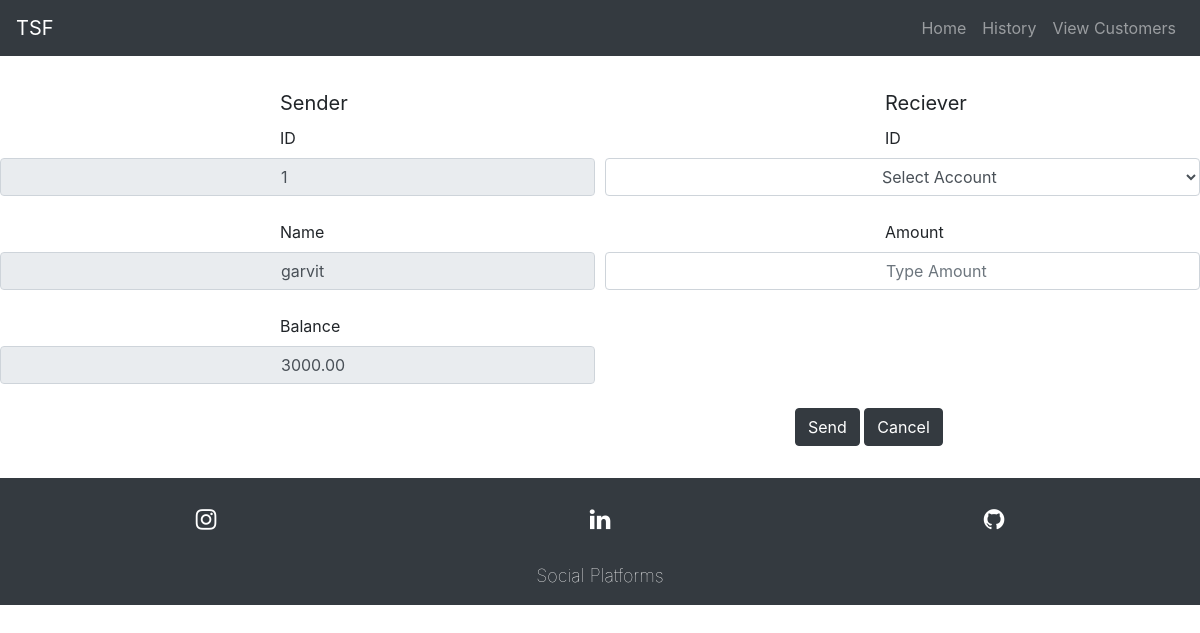
/transfer.php?ID=1, run on the app's committed database.
### tables this page shows
CREATE TABLE `customer` (
  `ID` int(255) NOT NULL,
  `Name` varchar(255) NOT NULL,
  `Email` varchar(255) NOT NULL,
  `Balance` decimal(10,2) NOT NULL
);

### transfer.php (the view, shortened to what this page needs)
<!doctype html>
<html lang="en">
<?php
    include("functions.php");
?>
<head>
  <link rel="stylesheet" href="https://maxcdn.bootstrapcdn.com/bootstrap/4.5.2/css/bootstrap.min.css">
    <link rel="stylesheet" href="https://cdnjs.cloudflare.com/ajax/libs/font-awesome/4.7.0/css/font-awesome.min.css">
    <link rel="stylesheet" type="text/css" href="css/style.css">
</head>
<body>
<nav class="navbar navbar-expand-lg navbar-dark bg-dark">
  <a class="navbar-brand" href="#">TSF</a>
  <div class="collapse navbar-collapse" id="navbarSupportedContent">
    <ul class="navbar-nav ml-auto">
    <li class="nav-item">
        <a class="nav-link" href="index.php">Home </a>
      </li>
      <li class="nav-item">
        <a class="nav-link" href="history.php">History </a>
      </li>
      <li class="nav-item">
        <a class="nav-link" href="customers.php">View Customers </a>
      </li>
    </ul>
  </div>
</nav>
          <?php
               if(isset($_GET['ID'])) {
                  $c_ID = $_GET['ID'];
                  $get = "select * from customer where id='$c_ID'";
                  $result = mysqli_query($conn, $get);
                  $set = mysqli_fetch_array($result);
                  $ID = $set['ID'];
                  $Name = $set['Name'];
                  $Balance = $set['Balance'];
                  echo"
                      <form action='transfer.php?ID=$c_ID' method='post' enctype='multipart/form-data'>
                      <div class='form-row'>
                        <div class='col-lg-6 col-md-6 col-sm-12 mb-3 mx-auto col1'>
                          <label for='from' style='font-size: 20px;padding-left:35vh;padding-top:4vh;'>Sender</label>
                            <br>
                                  <label for='Sender_Account' style='padding-left:35vh;'>ID</label>
                                  <input type='number' class='form-control' name='Sender_Account' style='padding-left:35vh;' value='$ID' readonly>
                                    <br>
                                  <label for='Sender_Name' style='padding-left:35vh;'>Name</label>
                                  <input type='text' class='form-control' name='Sender_Name' style='padding-left:35vh;' value='$Name' readonly>
                                    <br>
                                  <label for='curr_bal' style='padding-left:35vh;'>Balance</label>
                                  <input type='number' class='form-control' style='padding-left:35vh;' name='curr_bal' value='$Balance' readonly>
                        </div>
                        <div class='col-lg-6 col-md-6 col-sm-12 mb-3 mx-auto col2'>
                             <label for='to' style='font-size: 20px;padding-left:35vh;padding-top:4vh;'>Reciever</label>
                                <br>
                                  <label for='Reciever' style='padding-left:35vh;'>ID</label>
                                  <select class='form-control' style='padding-left:34vh;' name='Reciever' required>
                                      <option value='0'>Select Account</option>
                                ";
                                      echo"
                                  </select>
                              <br>
                                  <label for='Amount' style='padding-left:35vh;'>Amount</label>
                                  <input type='number' class='form-control' style='padding-left:35vh;' name='Amount' placeholder='Type Amount' required>
                          </div>
                      </form>
                      <center>
                      <button type='submit' class='btn btn-dark' style='margin-left:100vh;' name='transfer'>Send</button>
                      <button class='btn btn-dark my-2'>
                                      <a href='customers.php' style='text-decoration: none; color:white;'>Cancel</a>
                                  </button>
                    </div>
                  ";
              }
          ?>
      <footer>
    <div class="row p-4 bg-dark">
    <div class="col-lg-4 col-md-4 col-sm-4 c">
        <a href="https://www.instagram.com/__garvit__chauhan__/"><i class="fa fa-instagram" aria-hidden="true" ></i></a>
      </div>
      <div class="col-lg-4 col-md-4 col-sm-4 c">
        <a href="https://www.linkedin.com/in/garvit-chauhan-a26295200"><i class="fa fa-linkedin" aria-hidden="true"></i></a>
      </div>
      <div class="col-lg-4 col-md-4 col-sm-4 c">
        <a href="https://github.com/Xerexgarvit"><i class="fa fa-github" aria-hidden="true"></i></a>
      </div>
    </div>
      <div>
        <div class="container-fluid bg-dark social">
        Social Platforms
        </div>
      </div>
  </footer>
</body>
</html>

### css/style.css (style rules this page uses)
* { margin: 0; padding: 0; box-sizing: border-box; }
body { overflow-x: hidden; }
footer { margin-top:3vh; }
.c { text-align:center; }
footer a { color: white; text-anchor:center; padding: auto; font-size:x-large; }
.social { text-align:center; color:white; font-weight:100; font-size:large; padding-bottom: 2vh; }

### data on the page
customer: Sender_Account "1", Sender_Name "garvit", curr_bal "3000.00"
